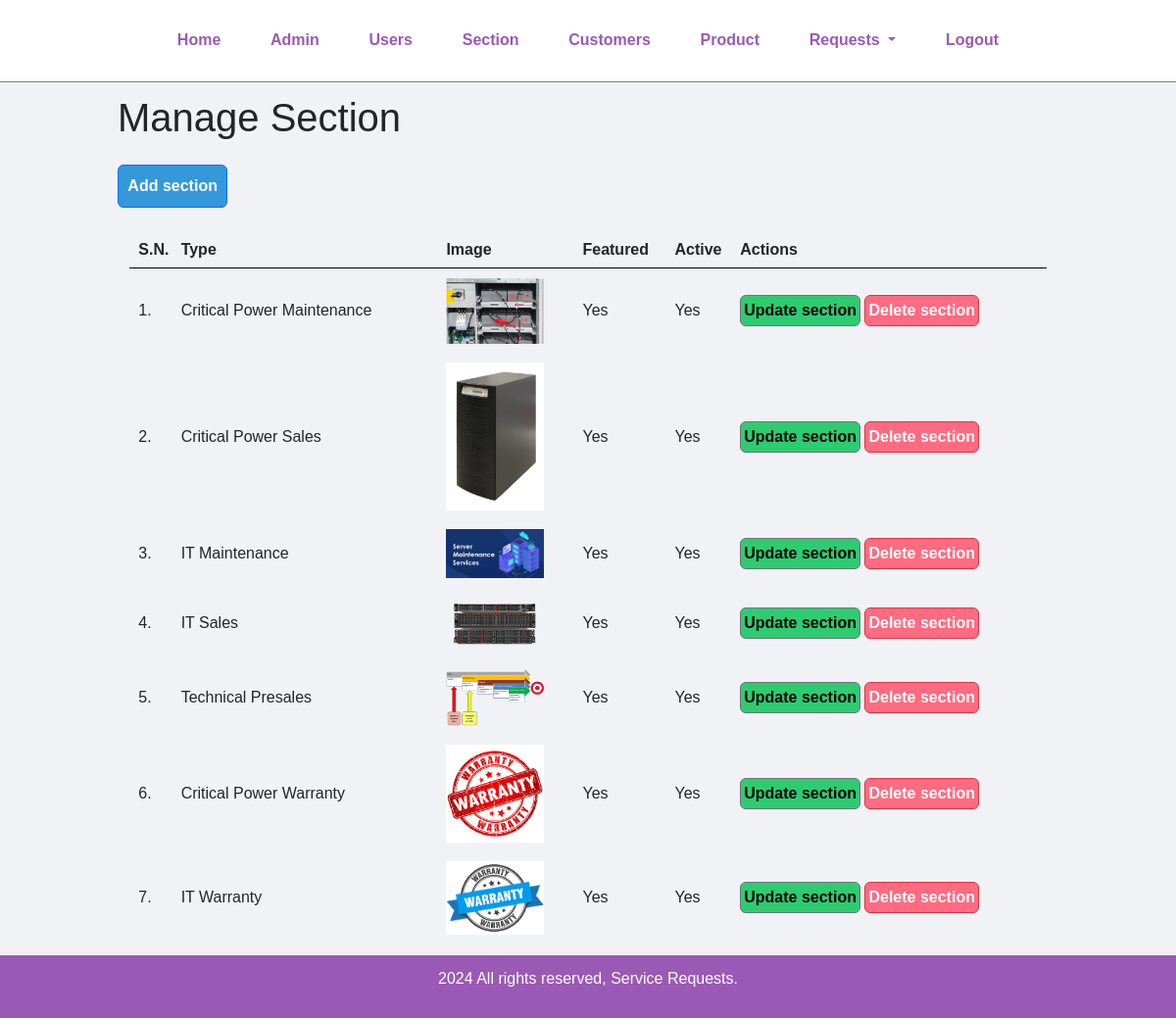
The page /manage-section.php (signed in) on the database its author committed.
### tables this page shows
CREATE TABLE `tbl_section` (
  `id` int(10) UNSIGNED NOT NULL,
  `title` varchar(100) NOT NULL,
  `image_name` varchar(255) NOT NULL,
  `featured` varchar(10) NOT NULL,
  `active` varchar(10) NOT NULL
);

### manage-section.php (the view, shortened to what this page needs)
<?php include('partials/menu.php'); ?>
    <div class="main-content">
        <div class="wrapper">
            <h1 class="row mb-4">Manage Section</h1>
            <a href="<?php echo SITEURL; ?>add-section.php" class="btn btn-primary col-sm-1.2 row mb-4">Add section</a>
            <table class="tbl-full">
                <tr>
                    <th>S.N.</th>
                    <th>Type</th>
                    <th>Image</th>
                    <th>Featured</th>
                    <th>Active</th>
                    <th>Actions</th>
                </tr>
                <?php
                    $sql = "SELECT * FROM tbl_section";
                    $res = mysqli_query($conn, $sql);
                    $count = mysqli_num_rows($res);
                    $sn=1;
                    if($count>0)
                    {
                        while($row=mysqli_fetch_assoc($res))
                        {
                            $id = $row['id'];
                            $title = $row['title'];
                            $image_name = $row['image_name'];
                            $featured = $row['featured'];
                            $active = $row['active'];
                            ?>
                                <tr>
                                    <td><?php echo $sn++; ?>. </td>
                                    <td><?php echo $title; ?></td>
                                    <td>
                                        <?php
                                            if($image_name!="")
                                            {
                                                ?>
                                                <img src="<?php echo SITEURL; ?>images/section/<?php echo $image_name; ?>" width="100px" >
                                                <?php
                                            }
                                            else
                                            {
                                                echo "<div class='error'>Image not Added.</div>";
                                            }
                                        ?>
                                    </td>
                                    <td><?php echo $featured; ?></td>
                                    <td><?php echo $active; ?></td>
                                    <td>
                                        <a href="<?php echo SITEURL; ?>update-section.php?id=<?php echo $id; ?>" class="btn btn-secondary col-sm-2.5">Update section</a>
                                        <a href="<?php echo SITEURL; ?>delete-section.php?id=<?php echo $id; ?>&image_name=<?php echo $image_name; ?>" class="btn btn-danger col-sm-2.5">Delete section</a>
                                    </td>
                                </tr>
                            <?php
                        }
                    }
                    else
                    {
                        ?>
                        <tr>
                            <td colspan="6"><div class="error">No section Added.</div></td>
                        </tr>
                        <?php
                    }
                ?>
            </table>
        </div>
    </div>
    <?php include('partials/footer.php'); ?>

### css/admin.css (style rules this page uses)
* { margin: 0; padding: 0; font-family: Arial, Helvetica, sans-serif; }
.wrapper { padding: 1%; width: 80%; margin: 0 auto; }
.tbl-full { width: 100%; }
table tr th { border-bottom: 1px solid black; padding: 1%; text-align: left; }
table tr td { padding: 1%; }
.btn-primary { background-color: #3498db; padding: 1%; color: white; text-decoration: none; font-weight: bold; }
.btn-secondary { background-color: #2ecc71; padding: 1%; color: black; text-decoration: none; font-weight: bold; }
.btn-danger { background-color: #ff6b81; padding: 1%; color: white; text-decoration: none; font-weight: bold; }
.main-content { background-color: #f1f2f6; }

### rows shown on the page
tbl_section: title "Critical Power Maintenance", image_name (picture), featured "Yes", active "Yes"
tbl_section: title "Critical Power Sales", image_name (picture), featured "Yes", active "Yes"
tbl_section: title "IT Maintenance", image_name (picture), featured "Yes", active "Yes"
tbl_section: title "IT Sales", image_name (picture), featured "Yes", active "Yes"
tbl_section: title "Technical Presales", image_name (picture), featured "Yes", active "Yes"
tbl_section: title "Critical Power Warranty", image_name (picture), featured "Yes", active "Yes"
tbl_section: title "IT Warranty", image_name (picture), featured "Yes", active "Yes"
